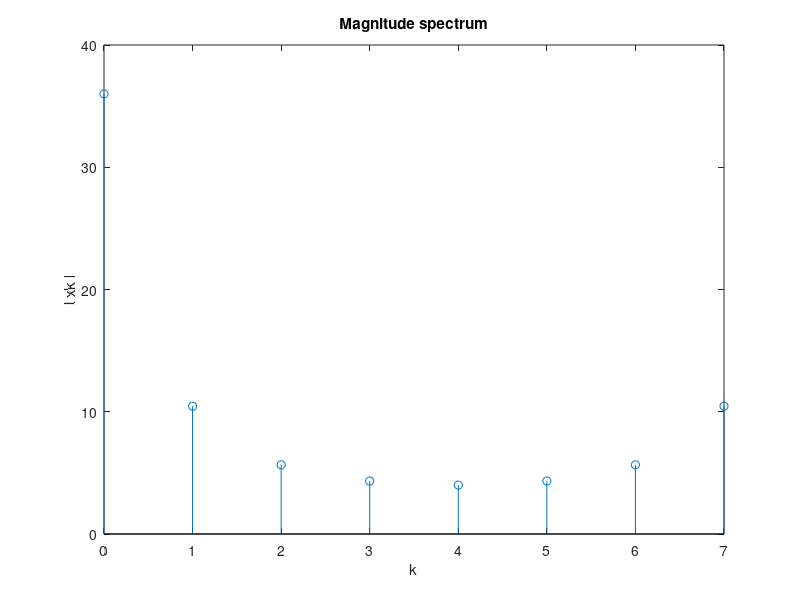
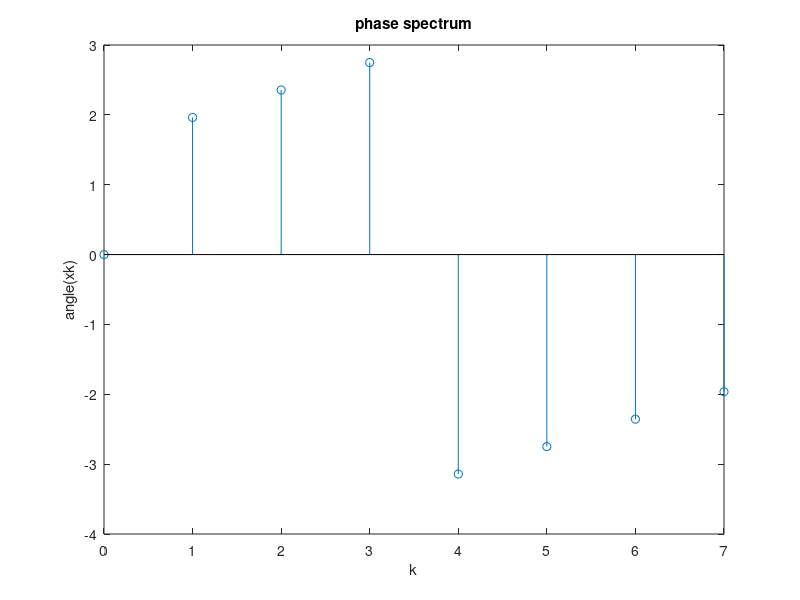
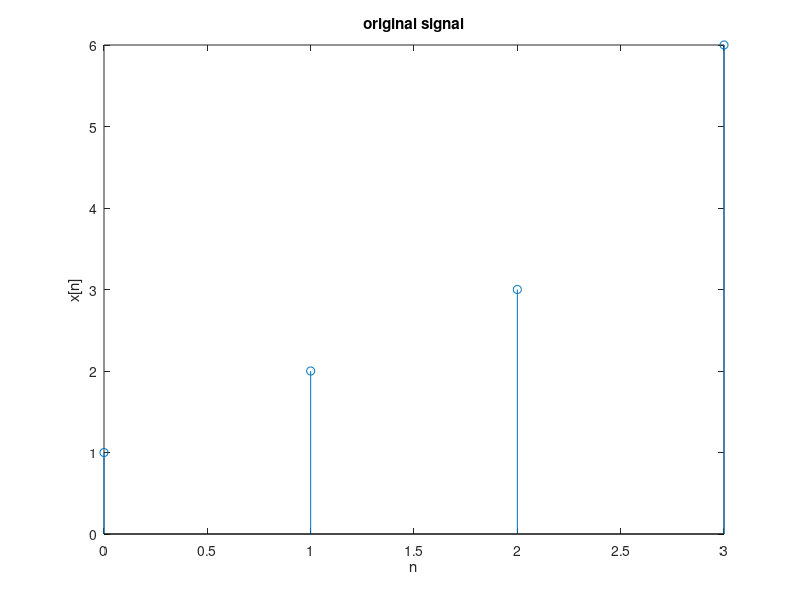

Recreate these plots in MATLAB, in order.
% Clear all previous work
clc;
clear all;

% Input of x[n] Sequence
x = [1, 2, 3, 6];

N = 8; % N points

% Alternate for loop for fourier transform
for k = 0:N - 1
    xk(k + 1) = 0;
    for n = 0:N - 1
        xk(k + 1) = xk(k + 1) + (n + 1) * exp(- j * 2 * pi * n * k / N);
    end
end

n = 0:1:N - 1;

% Plot of magnitude Spectrum
figure(1);
stem(n, abs(xk));
xlabel('k');
ylabel('l xk l');
title('Magnitude spectrum');

% Plot of phase Spectrum
figure(2);
stem(n, angle(xk));
xlabel('k');
ylabel('angle(xk)');
title('phase spectrum');

% Plot of original Signal
figure(3);
n1 = 0:1:length(x) - 1;
stem(n1, x);
xlabel('n');
ylabel('x[n]');
title('original signal');
